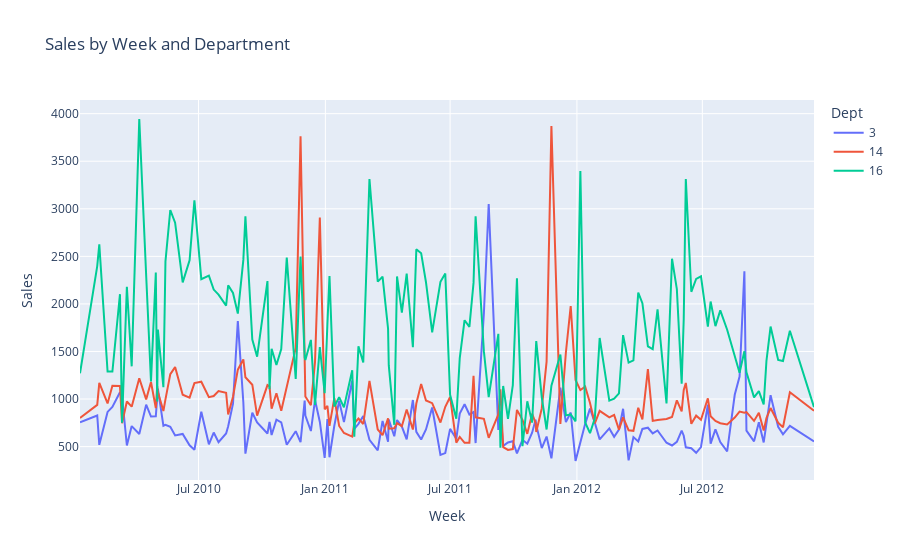

This figure's notebook cell:
### Code cell
# Check the selected Depts in the selected store
evaluateDept(df[((df['Dept']==3) | (df['Dept']==14) | (df['Dept']==16)) & (df['Store']==30)])

### Figure 1 — Plotly figure (JSON) as saved in the notebook; plotly's stock layout.template omitted (floating-point values rounded to 4 significant figures; data arrays with more than 128 entries replaced by an {"elided": "..."} marker saying what was removed)
{"data": [{"hovertemplate": "Dept=3<br>Week=%{x}<br>Sales=%{y}<extra></extra>", "legendgroup": "3", "line": {"color": "#636efa", "dash": "solid"}, "marker": {"symbol": "circle"}, "mode": "lines", "name": "3", "orientation": "v", "showlegend": true, "type": "scatter", "x": {"elided": "143 str values"}, "xaxis": "x", "y": {"elided": "143 float values"}, "yaxis": "y"}, {"hovertemplate": "Dept=14<br>Week=%{x}<br>Sales=%{y}<extra></extra>", "legendgroup": "14", "line": {"color": "#EF553B", "dash": "solid"}, "marker": {"symbol": "circle"}, "mode": "lines", "name": "14", "orientation": "v", "showlegend": true, "type": "scatter", "x": {"elided": "143 str values"}, "xaxis": "x", "y": {"elided": "143 float values"}, "yaxis": "y"}, {"hovertemplate": "Dept=16<br>Week=%{x}<br>Sales=%{y}<extra></extra>", "legendgroup": "16", "line": {"color": "#00cc96", "dash": "solid"}, "marker": {"symbol": "circle"}, "mode": "lines", "name": "16", "orientation": "v", "showlegend": true, "type": "scatter", "x": {"elided": "143 str values"}, "xaxis": "x", "y": {"elided": "143 float values"}, "yaxis": "y"}], "layout": {"legend": {"title": {"text": "Dept"}, "tracegroupgap": 0}, "title": {"text": "Sales by Week and Department"}, "xaxis": {"anchor": "y", "domain": [0, 1], "title": {"text": "Week"}}, "yaxis": {"anchor": "x", "domain": [0, 1], "title": {"text": "Sales"}}}}
